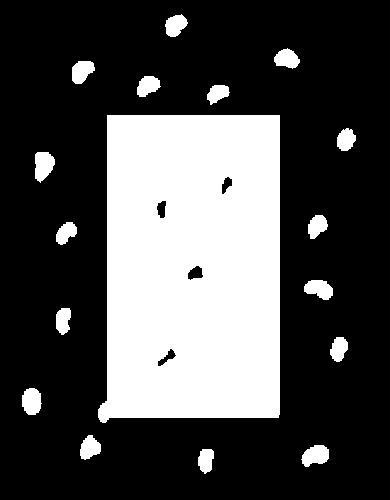
#> input picture Lista de Exercícios 5 - PDI - Victor Hugo Martins de Oliveira/ruidos.png, 390 x 500 px
$ python 'exercício 3.py'
#> lines starting #> are read from the running program, lines starting #| are printed output that depends on the picture; after the words box and inside, x2 and y2 are one past the last pixel; in counts of white or black regions, pixels touching at a corner belong together
import cv2
import numpy as np

imagem = cv2.imread("ruidos.png", cv2.IMREAD_GRAYSCALE)
#> imagem is the input picture: shape (500, 390); min 0, max 255, mean 75.7

elemento = np.ones((3, 3), np.uint8)

def abertura(imagem, elemento):
    erosao = cv2.erode(imagem, elemento)
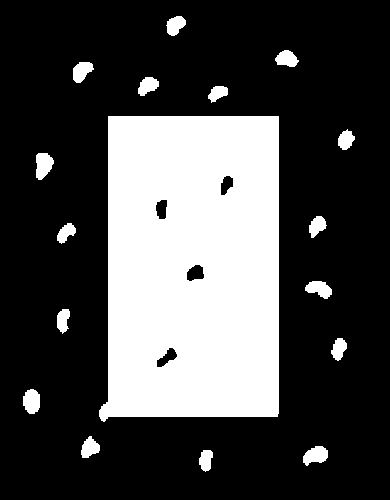
#> erosao: shape (500, 390); 28.4% white; 17 white regions, largest, box (x1, y1, x2, y2) and area: (99, 116, 279, 422) 50882, (36, 153, 54, 180) 360, (23, 389, 40, 414) 342
    resultado = cv2.dilate(erosao, elemento)
#> resultado: shape (500, 390); 29.7% white; 17 white regions, largest, box (x1, y1, x2, y2) and area: (98, 115, 280, 423) 52108, (35, 152, 55, 181) 456, (302, 445, 329, 467) 438
    return resultado

def fechamento(imagem, elemento):
    dilatacao = cv2.dilate(imagem, elemento)
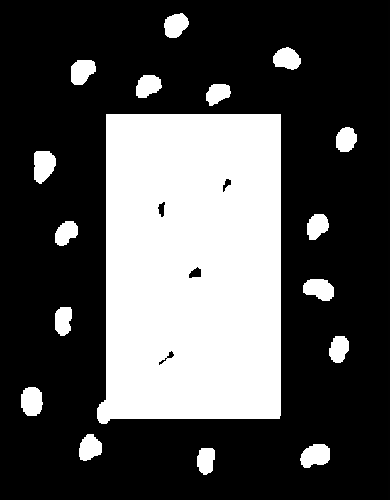
#> dilatacao: shape (500, 390); min 0, max 255, mean 79.3
    resultado = cv2.erode(dilatacao, elemento)
    return resultado

resultado_abertura = abertura(imagem, elemento)
resultado_fechamento = fechamento(imagem, elemento)

cv2.imwrite("q3_abertura.png", resultado_abertura)
cv2.imwrite("q3_fechamento.png", resultado_fechamento)

$ run again, with Lista de Exercícios 5 - PDI - Victor Hugo Martins de Oliveira/gato.png copied over Lista de Exercícios 5 - PDI - Victor Hugo Martins de Oliveira/ruidos.png
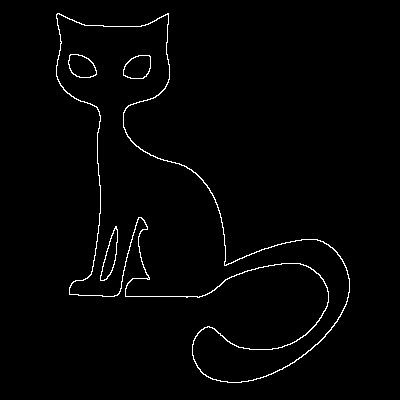
#> input picture Lista de Exercícios 5 - PDI - Victor Hugo Martins de Oliveira/gato.png, 400 x 400 px
#> imagem: shape (400, 400); 1.6% white in thin lines or dots, all inside (x1, y1, x2, y2) = (56, 13, 350, 383)
#> erosao: shape (400, 400); every value is 0
#> in fechamento, `dilatacao = cv2.dilate(imagem, elemento)`:
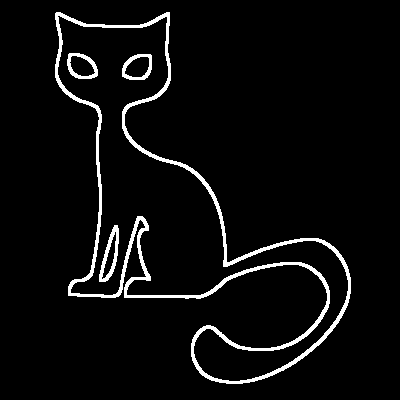
#> dilatacao: shape (400, 400); 4.7% white; 4 white regions, box (x1, y1, x2, y2) and area: (55, 12, 351, 384) 6564, (99, 225, 119, 282) 421, (67, 53, 98, 79) 306, (122, 54, 152, 80) 300

$ run again, with Lista de Exercícios 5 - PDI - Victor Hugo Martins de Oliveira/quadrados.png copied over Lista de Exercícios 5 - PDI - Victor Hugo Martins de Oliveira/ruidos.png
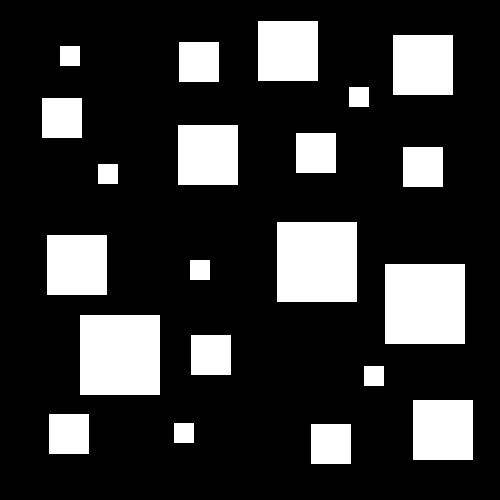
#> input picture Lista de Exercícios 5 - PDI - Victor Hugo Martins de Oliveira/quadrados.png, 500 x 500 px
#> imagem: shape (500, 500); 20.3% white; 21 white regions, largest, box (x1, y1, x2, y2) and area: (277, 222, 357, 302) 6400, (385, 264, 465, 344) 6400, (80, 315, 160, 395) 6400
#> in abertura, `erosao = cv2.erode(imagem, elemento)`:
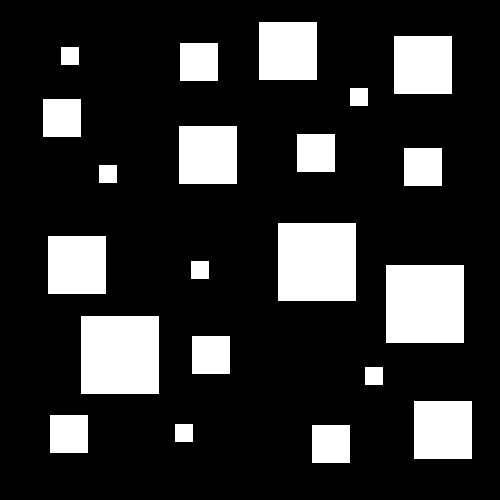
#> erosao: shape (500, 500); 18.8% white; 21 white regions, largest, box (x1, y1, x2, y2) and area: (278, 223, 356, 301) 6084, (386, 265, 464, 343) 6084, (81, 316, 159, 394) 6084
#> in fechamento, `dilatacao = cv2.dilate(imagem, elemento)`:
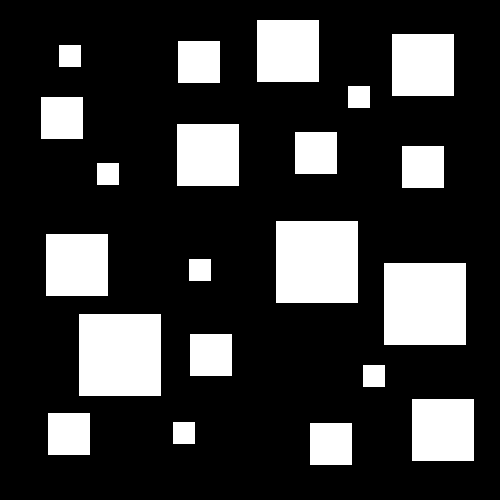
#> dilatacao: shape (500, 500); 21.9% white; 21 white regions, largest, box (x1, y1, x2, y2) and area: (276, 221, 358, 303) 6724, (384, 263, 466, 345) 6724, (79, 314, 161, 396) 6724
